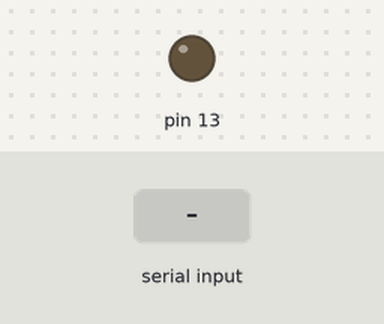
This sketch was run on a simulated Arduino Uno, built with avr-gcc and run on an emulated ATmega328P. Parts: output pins drawn as LEDs (lit = HIGH). Dashed ring = blinking. The inputs (shaded band) are chosen by the test bench.

Above: at 1.2 s.
1.3 s: "1" received over the second serial link
At 1.52 s:
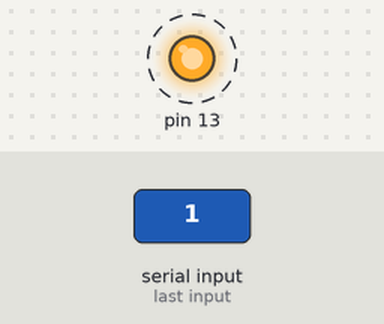
4.3 s: "90,45\n" received over the second serial link
At 5.12 s:
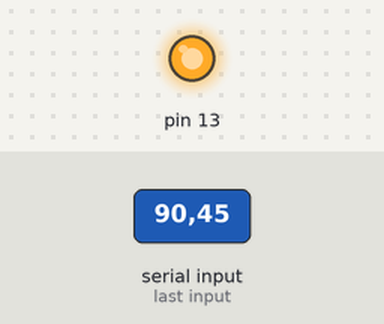
Timing chart, 0 to 7.3 s (numbered marks = the images above; inputs shaded):
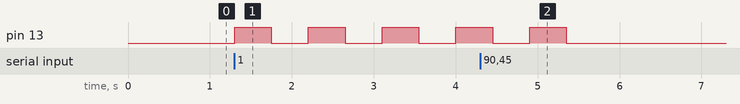

Measured:
- after the input at 1.3 s, pin 13: alternates HIGH for 0.45 s and LOW for 0.45 s, starting at once
- after the input at 4.3 s, pin 13: goes on until 5.4 s, then stays LOW

The sketch:

BT_success.ino
```cpp
#include "Arduino.h"
#include <SoftwareSerial.h>
char incoming_value = 0;

// The rxPin of the arduino needs to be connected to the tx of the bluetooth (HC05) chip and vice versa

// Then you have to make sure you are using the correct serial/terminal (there are two). There
// is 'Serial' and 'BTSerial'. Serial is just the terminal/serial/communication from the arduino whereas
// BTSerial is the terminal/serial/communication from the bluetooth chip so obviously
// to control the board via bluetooth you would want to be listening/'BTSerial.read' ing from
// that.

// To access the BTSerial commands you must include this library: #include <SoftwareSerial.h>

// Also make sure to set the rxPin(reciever) of the arduino to input and the txPin(transmit)
// of the arduino to output.

const byte arduino_rxPin = 0;
const byte arduino_txPin = 1;

int incoming_int;

// This is a command from the new library that tells the arduino the paramter pins will
// be used for the recieve and transmit pins to and from the BT chip
SoftwareSerial BTSerial(arduino_rxPin, arduino_txPin); // RX TX

void setup() {

pinMode(arduino_rxPin, INPUT);
pinMode(arduino_txPin, OUTPUT);

// This sets up the communication link of the BTSerial/chip
  BTSerial.begin(9600);

//Serial.begin(9600);

// LED pin
  pinMode(13, OUTPUT);
}

void loop() {
  // put your main code here, to run repeatedly:

// This is simply checking to see if there is any data at all to be picked up from the
// BTSerial/blutooth communication link and then if there is it will go through it
// character by char and each char will go through the process of being assigned
// to the incoming_value variable and being printed to the BTSerial/chip.
  if (BTSerial.available() > 0) {
    incoming_value = BTSerial.read();
    BTSerial.print(incoming_value);

    incoming_int = incoming_value - '0';
    //Serial.println(incoming_int);
    if (incoming_value == '1') {
      while (incoming_int != 0){
        digitalWrite(13, HIGH);
        delay(450);
        digitalWrite(13, LOW);
        delay(450);
      if (BTSerial.available() > 0) {
    incoming_value = BTSerial.read();
    BTSerial.print(incoming_value);

    incoming_int = incoming_value - '0';
        if (incoming_value == 0){
          break;
        }
      }
    }
    digitalWrite(13,LOW);
  }
  }
}
```
